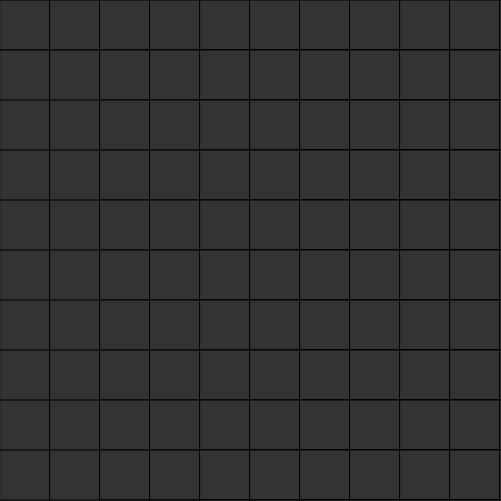
Frame 1 (no input)
Frame 60 (no input): identical to frame 1, image omitted
Frame 120 (the mouse pressed at the canvas centre since frame 60): identical to frame 1, image omitted

The p5.js sketch that drew this single still picture (run headless with seeded random() and noise() and a simulated clock; from frame 60 on, the mouse is pressed at the canvas centre):

// p5.js sketch
// ── sketch.js
var w = 50;
var cells = []
function setup() {
  cl = color(51, 51, 51)
  createCanvas(501, 501)
  for(var i = 0; i < width; i+= w){
    for(var j = 0; j < width; j+= w){
      cells.push(new Cell(j, i, w, cl))
    }
  }
  for(var i = 0; i < cells.length; i+= 1){
    cells[i].getneighbours()

  }
}

function draw() {
  background(255)
  for(var i = 0; i < cells.length; i+= 1){
    cells[i].show()

  }
}
function mouseClicked(){
  for(var i = 0; i < cells.length; i+= 1){
    cells[i].checkclick()

  }
}
function Cell(x, y, w, c, mine){
  if(mine){
    this.mine = mine;
  }else{
    this.mine = false;
  }
  this.x = x;
  this.y = y;
  this.width = w;
  this.c = c;
  this.center = createVector(this.x + width/2, this.y + width/2)
  this.neighbours = []
  this.show = function(){
    // line(0, this.start, width, this.start)
    // line(this.start, 0, this.start, height)
    fill(this.c)
    rect(this.x,this.y,this.x + this.width, this.y + this.width)
  }
  this.checkclick = function(){
    if(mouseX > this.x && mouseX < this.x + this.width && mouseY < this.y + this.width && mouseY > this.y){
      this.c = color(255)
      console.log(this.neighbours)
      console.log(this.x, this.y)
    }
  }
  this.getneighbours = function(){

    this.neighbours.push([this.x + this.width, this.y])
    this.neighbours.push([this.x - this.width, this.y])
    this.neighbours.push([this.x, this.y + this.width])
    this.neighbours.push([this.x, this.y - this.width])
    this.neighbours.push([this.x + this.width, this.y + this.width])
    this.neighbours.push([this.x - this.width, this.y + this.width])
    this.neighbours.push([this.x + this.width, this.y - this.width])
    this.neighbours.push([this.x + this.width, this.y - this.width])
    var i = this.neighbours.length - 1
    while(i >= 0){
      var xs = this.neighbours[i][0]
      var ys = this.neighbours[i][1]
      if( xs > width || xs < 0 || ys > height || ys < 0){
        this.neighbours.splice(i, 1)
      }
      i-= 1
    }
  }

}
